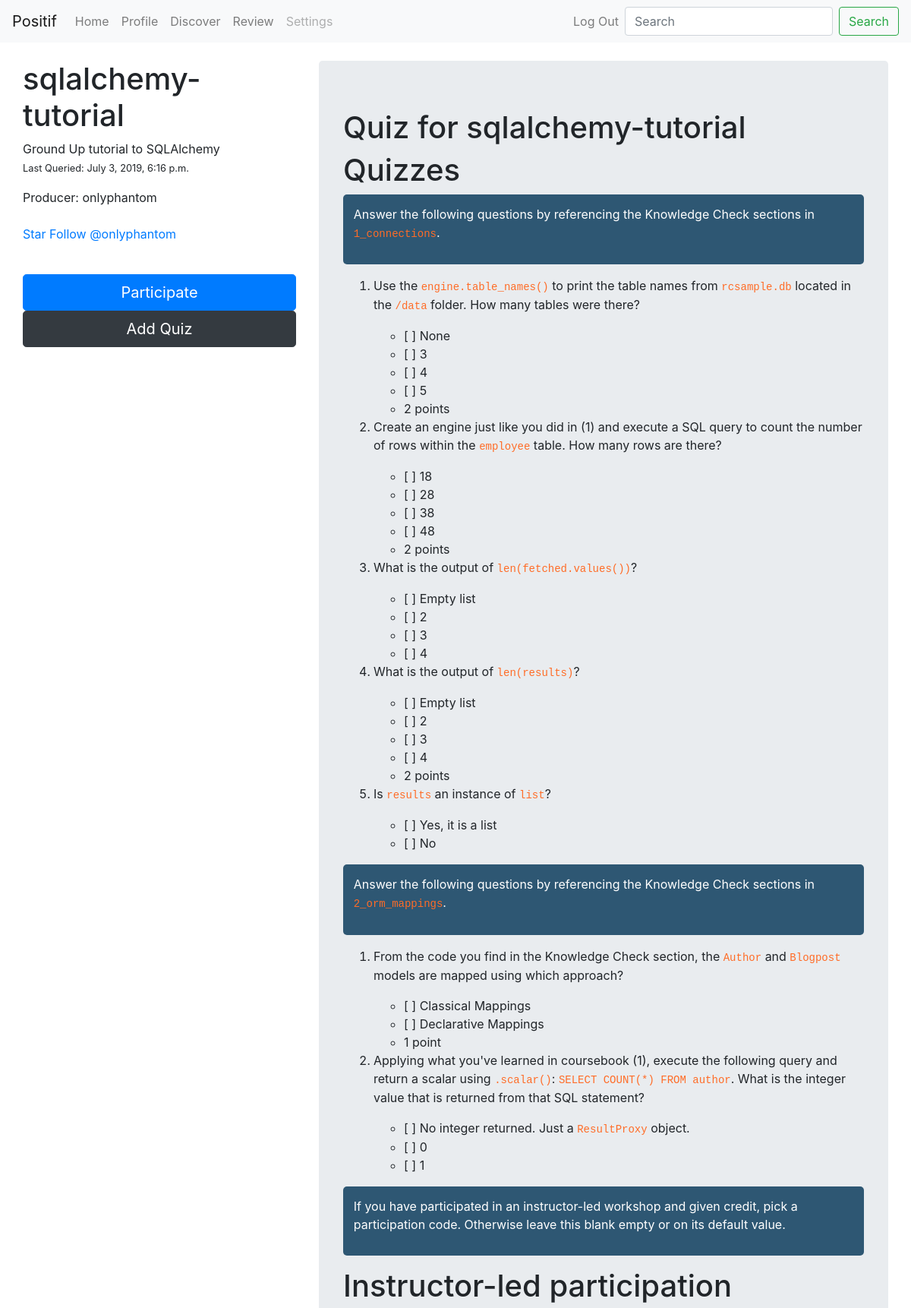
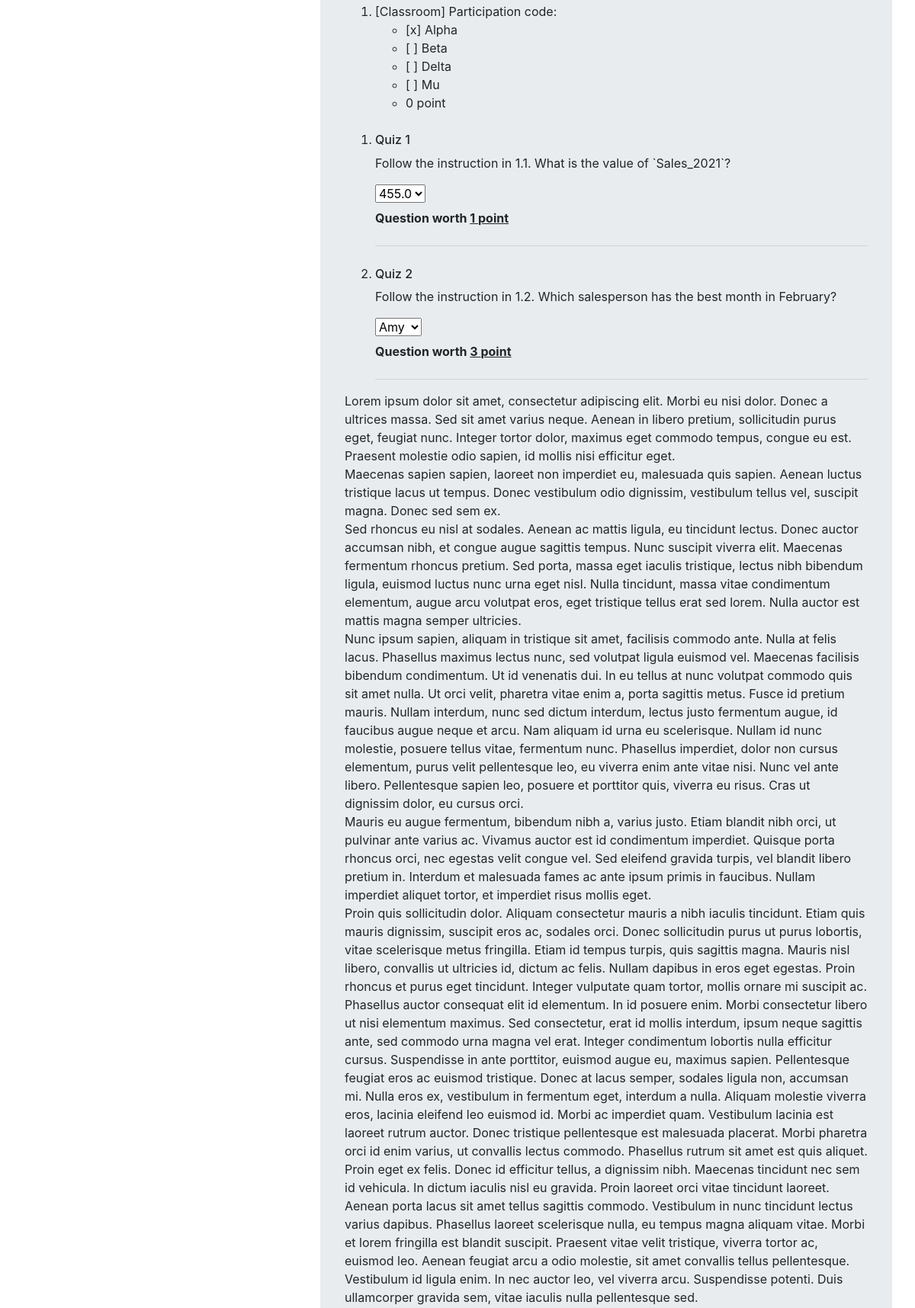
/courses/18/ (signed in, upper part), run on the app's committed database (2 pictures, top to bottom).
### courses/models.py (models this page shows, shortened)
class CourseSet(models.Model):
    repo_url = models.SlugField("repo slug", unique=True)
    created_on = models.DateTimeField("created on", auto_now_add=True)
    updated_on = models.DateTimeField("last updated", auto_now=True)
    approved_by = models.OneToOneField(
        ApprovalQueue, on_delete=models.SET_NULL, null=True
    )
    owner = models.SlugField("owner")
    title = models.CharField("title", max_length=40)
    description = models.TextField(
        "description", max_length=300, default="No description yet"
    )
    image = models.URLField("repo image", null=True)
    course_n = models.PositiveSmallIntegerField(default=0)
    star_n = models.PositiveIntegerField(default=0)
    quizcontent = models.TextField()

### quizdown/models.py (models this page shows)
class Question(models.Model):
    questionset = models.ForeignKey(QuestionSet, on_delete=models.CASCADE)
    prompt = models.TextField("question prompt", max_length=1000, blank=False)
    questionscore = models.PositiveSmallIntegerField("question score", default=1)
    questionorder = models.PositiveSmallIntegerField("question order")

### courses/views.py (the view)
# urls.py: path("<int:cs_id>/", views.cs_detail, name="cs_detail"),
def cs_detail(request, cs_id):
    try:
        courseset = CourseSet.objects.get(pk=cs_id)
        questions = Question.objects.filter(questionset__cs=cs_id)
    except CourseSet.DoesNotExist:
        raise Http404("No project with that id.")
    template = loader.get_template("courses/courseset.html")
    context = {"courseset": courseset, "questions": questions}
    return HttpResponse(template.render(context, request))

### courses/templates/courses/courseset.html (shortened to what this page needs)
{% extends "base.html" %}
{% block content %}
<div class="container-fluid">
    <div class="row mt-4">
        <div class="col-4" id="sticky-sidebar">
            <div class="sticky-top flex-grow-1">
                <div class="nav flex-sm-column">
                    <h1>{{ courseset.title }}</h1>
                    <p>{{ courseset.description }}<br>
                        <small>Last Queried: {{ courseset.updated_on }}</small></p>
                    <p>Producer: {{ courseset.owner }}</p>
                    <div class="mt-2">
                        <a class="github-button" href="https://github.com/{{courseset.repo_url}}" data-size="large"
                            data-show-count="true" aria-label="Star {{courseset.repo_url}} on GitHub">Star</a>
                        <a class="github-button" href="https://github.com/{{courseset.owner}}" data-size="large"
                            data-show-count="true" aria-label="Follow @{{courseset.owner}} on GitHub">Follow
                            @{{courseset.owner}}</a>
                    </div>
                    <div class="mt-2">
                        <form action="{% url 'courses:participate' courseset.id %}" method="post">
                            {% if courseset not in user.userprofile.participate.all %}
                            <button class="btn btn-primary btn-lg btn-block" type="submit"
                                value="{{ submission.repo_url }}" name="participate_btn">
                                Participate</button>
                            {% else %}
                            <button class="btn btn-primary btn-lg btn-block" type="submit"
                                value="{{ submission.repo_url }}" name="unparticipate_btn">
                                Unparticipate</button>
                            {% endif %}
                        </form>
                        <form action="">
                            {% if user.username == courseset.owner %}
                            <button class="btn btn-dark btn-lg btn-block" type="submit"
                                value="{{ submission.repo_url }}" name="add_quiz_btn">Add Quiz</button>
                            {% else %}
                            <p>You can participate in this project.</p>
                            {% endif %}
                        </form>
                    </div>
                </div>
            </div>
        </div>
        <div class="col-8" id="main">
            <div class="jumbotron">
                <h1>Quiz for {{ courseset.title }}</h1>
                <div>
                    {{ courseset.quizcontent | safe }}
                </div>
                <ol>
                    {% for quiz in questions %}
                    <li class="{% cycle 'row1' 'row2' %} mt-4">
                        <h6>Quiz {{ forloop.counter }}</h6>
                        <p>{{ quiz.prompt }}</p>
                        <select name="choice" id="choice_option">
                            {% for choice in quiz.choice_set.all %}
                            <option value="{{ choice.content }}">{{ choice.content }}</option>
                            {% endfor %}
                        </select>
                        <div class="mb-4 mt-2">
                            <strong>Question worth <u>{{ quiz.questionscore }} point</u></strong>
                        </div>
                        <hr>
                    </li>
                    {% empty %}
                    <li>No quiz associated with this project.</li>
                    {% endfor %}
                </ol>
                <p>Lorem ipsum dolor sit amet, consectetur adipiscing elit. Morbi eu nisi dolor. Donec a ultrices massa.
                    Sed sit amet varius neque. Aenean in libero pretium, sollicitudin purus eget, feugiat nunc. Integer
                    tortor dolor, maximus eget commodo tempus, congue eu est. Praesent molestie odio sapien, id mollis
                    nisi efficitur eget. <br>Maecenas sapien sapien, laoreet non imperdiet eu, malesuada quis sapien.
                    Aenean
                    luctus tristique lacus ut tempus. Donec vestibulum odio dignissim, vestibulum tellus vel, suscipit
                    magna. Donec sed sem ex. <br>Sed rhoncus eu nisl at sodales. Aenean ac mattis ligula, eu tincidunt
                    lectus. Donec auctor accumsan nibh, et congue augue sagittis tempus. Nunc suscipit viverra elit.
                    Maecenas fermentum rhoncus pretium. Sed porta, massa eget iaculis tristique, lectus nibh bibendum
                    ligula, euismod luctus nunc urna eget nisl. Nulla tincidunt, massa vitae condimentum elementum,
                    augue arcu volutpat eros, eget tristique tellus erat sed lorem. Nulla auctor est mattis magna semper
                    ultricies. <br>Nunc ipsum sapien, aliquam in tristique sit amet, facilisis commodo ante. Nulla at
                    felis
                    lacus. Phasellus maximus lectus nunc, sed volutpat ligula euismod vel. Maecenas facilisis bibendum
                    condimentum. Ut id venenatis dui. In eu tellus at nunc volutpat commodo quis sit amet nulla. Ut orci
                    velit, pharetra vitae enim a, porta sagittis metus. Fusce id pretium mauris. Nullam interdum, nunc
                    sed dictum interdum, lectus justo fermentum augue, id faucibus augue neque et arcu. Nam aliquam id
                    urna eu scelerisque.
                    Nullam id nunc molestie, posuere tellus vitae, fermentum nunc. Phasellus imperdiet, dolor non cursus
                    elementum, purus velit pellentesque leo, eu viverra enim ante vitae nisi. Nunc vel ante libero.
                    Pellentesque sapien leo, posuere et porttitor quis, viverra eu risus. Cras ut dignissim dolor, eu
                    cursus orci. <br>Mauris eu augue fermentum, bibendum nibh a, varius justo. Etiam blandit nibh orci,
                    ut
                    pulvinar ante varius ac. Vivamus auctor est id condimentum imperdiet. Quisque porta rhoncus orci,
                    nec egestas velit congue vel. Sed eleifend gravida turpis, vel blandit libero pretium in. Interdum
                    et malesuada fames ac ante ipsum primis in faucibus. Nullam imperdiet aliquet tortor, et imperdiet
                    risus mollis eget. <br>Proin quis sollicitudin dolor. Aliquam consectetur mauris a nibh iaculis
                    tincidunt.
                    Etiam quis mauris dignissim, suscipit eros ac, sodales orci. Donec sollicitudin purus ut purus
                    lobortis, vitae scelerisque metus fringilla. Etiam id tempus turpis, quis sagittis magna. Mauris
                    nisl libero, convallis ut ultricies id, dictum ac felis. Nullam dapibus in eros eget egestas. Proin
                    rhoncus et purus eget tincidunt. Integer vulputate quam tortor, mollis ornare mi suscipit ac.
                    Phasellus auctor consequat elit id elementum. In id posuere enim. Morbi consectetur libero ut nisi
                    elementum maximus. Sed consectetur, erat id mollis interdum, ipsum neque sagittis ante, sed commodo
                    urna magna vel erat. Integer condimentum lobortis nulla efficitur cursus. Suspendisse in ante
                    porttitor, euismod augue eu, maximus sapien. Pellentesque feugiat eros ac euismod tristique. Donec
                    at lacus semper, sodales ligula non, accumsan mi. Nulla eros ex, vestibulum in fermentum eget,
                    interdum a nulla.
                    Aliquam molestie viverra eros, lacinia eleifend leo euismod id. Morbi ac imperdiet quam. Vestibulum
                    lacinia est laoreet rutrum auctor. Donec tristique pellentesque est malesuada placerat. Morbi
                    pharetra orci id enim varius, ut convallis lectus commodo. Phasellus rutrum sit amet est quis
                    aliquet. Proin eget ex felis. Donec id efficitur tellus, a dignissim nibh. Maecenas tincidunt nec
                    sem id vehicula.
                    In dictum iaculis nisl eu gravida. Proin laoreet orci vitae tincidunt laoreet. Aenean porta lacus
                    sit amet tellus sagittis commodo. Vestibulum in nunc tincidunt lectus varius dapibus. Phasellus
                    laoreet scelerisque nulla, eu tempus magna aliquam vitae. Morbi et lorem fringilla est blandit
                    suscipit. Praesent vitae velit tristique, viverra tortor ac, euismod leo. Aenean feugiat arcu a odio
                    molestie, sit amet convallis tellus pellentesque. Vestibulum id ligula enim. In nec auctor leo, vel
                    viverra arcu. Suspendisse potenti. Duis ullamcorper gravida sem, vitae iaculis nulla pellentesque
                    sed.</p>
            </div>
        </div>
    </div>
</div>
{% endblock content %}

### courses/static/courses/style.css (style rules this page uses)
blockquote { background: rgba(0, 50, 84, 0.8); padding: 2%; color: white; border-radius: 5px; }
code { font-size: 87.5%; color: #ff6c27; word-break: break-word; }

### data on the page
CourseSet: title "sqlalchemy-tutorial", description "Ground Up tutorial to SQLAlchemy", updated_on "July 3, 2019, 6:16 p.m.", owner "onlyphantom", quizcontent "Quizzes Answer the following questions by referencing the Knowledge Check sections in 1_connections . Use the engine.table_names() to print the table names from rcsample.db located in the /data folder. How many tables were there? [ ] None [ ] 3 [ ] 4 [ ] 5 2 points Create an engine just like you did in (1) and execute a SQL query to count the number of rows within the employee table. How many rows are there? [ ] 18 [ ] 28 [ ] 38 [ ] 48 2 points What is the output of len(fetched.values()) ? [ ] Empty list [ ] 2 [ ] 3 [ ] 4 What is the output of len(results) ? [ ] Empty list [ ] 2 [ ] 3 [ ] 4 2 points Is results an instance of list ? [ ] Yes, it is a list [ ] No Answer the following questions…"
Question: prompt "Follow the instruction in 1.1. What is the value of `Sales_2021`?", questionscore "1"
Question: prompt "Follow the instruction in 1.2. Which salesperson has the best month in February?", questionscore "3"

### other printed values
form field choice "455.0"
form field choice "Amy"
